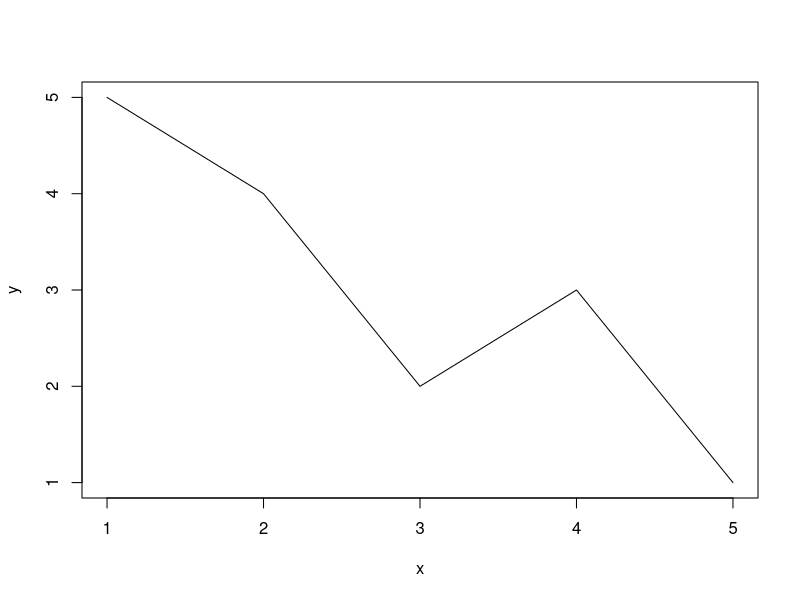
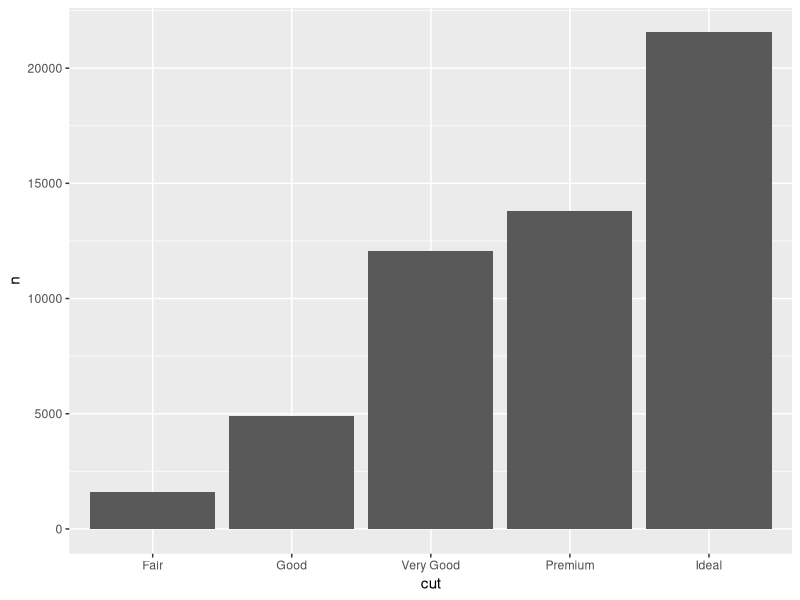

Reproduce these figures in R, in order. (Note: this script raises an error after producing the figures.)
## ---- chunk 1
knitr::opts_chunk$set(echo = TRUE)
## ---- chunk 2
v <- c(TRUE, FALSE, TRUE, TRUE, FALSE)
v <- c("python", "mathlab", "R") 
v <- c(6, 5, 4, 3, 2, 1)
## ---- chunk 3
which(v == 3)
## ---- chunk 4
studentID <- c(1, 2, 3, 4)
age <- c(17, 18, 16, 19)
gender <-c("M", "F", "M", "M")
studentData <- data.frame(studentID, age, gender)
## ---- chunk 5
rownames(studentData) <- c("A", "B", "C", "D")
## ---- chunk 6
colnames(studentData) <- c("ID", "age", "gender")
studentData
## ---- chunk 7
x <- c(1:5)
eps <- rnorm(5)
y <- 2*x + eps
mod <- lm(y ~ x)
## ---- chunk 8
summary(mod)
## ---- chunk 9
g <- "My List"
h <- c(2, 3, 5, 7)
j <- matrix(1:10, nrow = 5, byrow = FALSE)
k <- c("one", "two", "three")
mylist <- list(title = g, ages = h, j, k)
## ---- chunk 10
mylist[[2]]
## ---- chunk 11
mylist$ages
mylist[[1]] 
## ---- chunk 12
y <- c(5, 4, 2, 3, 1) 
x <- c(1, 2, 3, 4, 5)
plot(x, y, type = "l")
## ---- chunk 13
rnorm(5, mean = 0, sd = 1) # 5 random numbers from N(0, 1)
## ---- chunk 14
round(2.333333, 2)
## ---- chunk 15
func <- function(x1, x2) {
   y <- 3 * x1^2 + 3 * x2^2 - 2* x1^2 *x2
   return(y)
}
func(1, 2)
## ---- chunk 16
v <- c(1, 2, 4, 3) 
w <- c(0, 0, 0, 0) 
t <- 0

for (i in v) {
  t <- t + 1
  w[t] <- w[t] + i 
  print(w)
}

w
## ---- chunk 17
i <- 1
while (i <= 10) {
  print(i)
  i <- i + 1
}
## ---- chunk 18
alphabet <- LETTERS[1:6] 
for (i in alphabet) {
  if(i == 'D') {
    next 
  }
 print(i) 
}
## ---- chunk 19
alphabet <- LETTERS[7:12] 
for (i in alphabet) {
  if (i == 'K') {
    break 
  }
  print(i) 
}
## ---- chunk 20
f <- function(x) {
  ts <- 2*x^2
  return(ts)
}

ii <- matrix(1:4, nrow = 1)
apply(ii, 1, f)
## ---- chunk 21
df <- read.table("mtcars.txt", header = TRUE)
head(df) # Show the first 6 rows. 
## ---- chunk 22
library(tidyverse)
## ---- chunk 23
# table4a documents the number 
# of documented TB cases in 
# Afghanistan, Brazil and China
table4a
## ---- chunk 24
table4a %>% 
  pivot_longer(c(`1999`, `2000`), 
               names_to = "year", values_to = "cases")
## ---- chunk 25
table2 %>% head(5)
## ---- chunk 26
table2 %>%
    pivot_wider(names_from = type, values_from = count)
## ---- chunk 27
head(diamonds)
## ---- chunk 28
diamonds %>%
  select(color) %>%
  head()
## ---- chunk 29
# Equivalent to...
head(diamonds$color)
## ---- chunk 30
diamonds %>%
  select(-color)
## ---- chunk 31
conflicted::conflicts_prefer(dplyr::filter)
## ---- chunk 32
diamonds %>%
  filter(price > 335)
## ---- chunk 33
diamonds %>%
  filter(price > 335 & depth < 64)
## ---- chunk 34
diamonds %>%
  filter(cut == "Very Good" | cut == "Fair")
## ---- chunk 35
diamonds %>%
  select(price) %>%
  filter(price > 335)
## ---- chunk 36
diamonds %>%
  arrange(price)
## ---- chunk 37
diamonds %>%
  arrange(-price)
## ---- chunk 38
diamonds %>%
  arrange(price, cut)
## ---- chunk 39
diamonds %>%
  filter(table < 340) %>%
  select(carat, cut, price) %>%
  arrange(price, cut)
## ---- chunk 40
diamonds %>%
  mutate(affordable = price < 400) 
## ---- chunk 41
diamonds %>%
  mutate(affordable = case_when(price<400 ~ "affordable", 
                                TRUE ~ "not affordable")) 
## ---- chunk 42
diamonds %>%
  group_by(cut) %>%
  summarise(n = n())
## ---- chunk 43
diamonds %>%
  group_by(cut) %>%
  summarise(n = n(), price_avg = mean(price))
## ---- chunk 44
diamonds %>%
  group_by(cut) %>%
  summarise(n = n(), price_avg = mean(price)) %>%
  ungroup() %>%
  mutate(prop = n/sum(n))
## ---- chunk 45
diamonds %>%
  group_by(cut) %>%
  summarise(n = n(), price_avg = mean(price)) %>%
  ungroup() %>%
  mutate(prop = scales::percent(n/sum(n)))
## ---- chunk 46
diamonds %>%
  group_by(cut) %>%
  summarise(n = n(), price_avg = mean(price)) %>%
  ggplot() +
  geom_bar(aes(x = cut, y = n), stat = "identity")
## ---- chunk 47
library(tidyverse)
library(palmerpenguins)
## ---- chunk 48
head(penguins)
## ---- chunk 49
pdata <- penguins %>%
  filter(species == "Adelie")
## ---- chunk 50
ggplot(data = pdata, aes(x = flipper_length_mm, y = body_mass_g))
## ---- chunk 51
ggplot(data = pdata, aes(x = flipper_length_mm, y = body_mass_g)) +
  geom_point()
## ---- chunk 52
ggplot(data = pdata, aes(x = flipper_length_mm, y = body_mass_g)) +
  geom_point() + 
  xlab("Flipper length (mm)") +
  ylab("Body mass (g)")
## ---- chunk 53
ggplot(data = pdata, aes(x = flipper_length_mm, y = body_mass_g)) +
  geom_point() + 
  xlab("Flipper length (mm)") +
  ylab("Body mass (g)") +
  labs(title = "Penguin size, Palmer Station LTER")
## ---- chunk 54
ggplot(data = pdata, aes(x = flipper_length_mm, y = body_mass_g)) +
  geom_point() + 
  xlab("Flipper length (mm)") +
  ylab("Body mass (g)") +
  labs(title = "Penguin size, Palmer Station LTER",
       subtitle = "Flipper length and body mass for Adelie")
## ---- chunk 55
ggplot(data = pdata, aes(x = flipper_length_mm, y = body_mass_g)) +
  geom_point(color = "darkorange") + 
  xlab("Flipper length (mm)") +
  ylab("Body mass (g)") +
  labs(title = "Penguin size, Palmer Station LTER",
       subtitle = "Flipper length and body mass for Adelie")
## ---- chunk 56
ggplot(data = pdata, aes(x = flipper_length_mm, y = body_mass_g)) +
  geom_point(color = "darkorange",
             size = 3, 
             alpha = 0.8) + 
  xlab("Flipper length (mm)") +
  ylab("Body mass (g)") +
  labs(title = "Penguin size, Palmer Station LTER",
       subtitle = "Flipper length and body mass for Adelie")
## ---- chunk 57
ggplot(data = penguins, aes(x = flipper_length_mm, y = body_mass_g, color = species)) +
  geom_point(size = 3, alpha = 0.8) + 
  xlab("Flipper length (mm)") +
  ylab("Body mass (g)") +
  labs(title = "Penguin size, Palmer Station LTER",
       subtitle = "Flipper length and body mass for Adelie")
## ---- chunk 58
ggplot(data = penguins, aes(x = flipper_length_mm, y = body_mass_g, color = species)) +
  geom_point(size = 3, alpha = 0.8) +
  scale_color_manual(values = c("darkorange","purple","cyan4")) + 
  xlab("Flipper length (mm)") +
  ylab("Body mass (g)") +
  labs(title = "Penguin size, Palmer Station LTER",
       subtitle = "Flipper length and body mass for Adelie")
## ---- chunk 59
ggplot(data = penguins, aes(x = flipper_length_mm, y = body_mass_g, color = species)) +
  geom_point(size = 3, alpha = 0.8) +
  scale_color_manual(values = c("darkorange","purple","cyan4")) + 
  xlab("Flipper length (mm)") +
  ylab("Body mass (g)") +
  labs(title = "Penguin size, Palmer Station LTER",
       subtitle = "Flipper length and body mass for Adelie") +
  theme_bw()
## ---- chunk 60
ggplot(data = penguins, aes(x = flipper_length_mm, y = body_mass_g, color = species)) +
  geom_point(size = 3, alpha = 0.8) +
  xlab("Flipper length (mm)") +
  ylab("Body mass (g)") +
  labs(title = "Penguin size, Palmer Station LTER",
       subtitle = "Flipper length and body mass for Adelie") +
  theme_bw() +
  scale_color_viridis_d()
## ---- chunk 61
ggplot(data = penguins, aes(x = flipper_length_mm, fill = species)) +
  geom_histogram(alpha = 0.8) +
  scale_fill_manual(values = c("darkorange","purple","cyan4")) +
  xlab("Flipper length (mm)") +
  ylab("Frequency") +
  labs(title = "Penguin flipper lengths") +
  theme_bw() 
## ---- chunk 62
ggplot(data = penguins, aes(x = flipper_length_mm, fill = species)) +
  geom_histogram(binwidth = 1, alpha = 0.8) +
  scale_fill_manual(values = c("darkorange","purple","cyan4")) +
  xlab("Flipper length (mm)") +
  ylab("Frequency") +
  labs(title = "Penguin flipper lengths") +
  theme_bw() 
## ---- chunk 63
ggplot(data = penguins, aes(x = species, y = flipper_length_mm)) +
  geom_boxplot(show.legend = FALSE) +
  xlab("Flipper length (mm)") +
  ylab("Frequency") +
  labs(title = "Penguin flipper lengths") +
  theme_bw() 
## ---- chunk 64
gplot <- penguins %>% 
  group_by(species) %>% 
  tally() %>% 
  mutate(prop = n / sum(n))
gplot
## ---- chunk 65
ggplot(data = gplot, aes(x = species, y = prop))  + 
  geom_bar(stat = "identity") + 
  xlab("Species") +
  ylab("Proportions") +
  labs(title = "Penguin species") +
  theme_bw() 
## ---- chunk 66
ggplot(penguins, aes(x = flipper_length_mm, y = body_mass_g)) +
  geom_point(aes(color = sex)) +
  scale_color_manual(values = c("darkorange","cyan4"), na.translate = FALSE) +
  labs(title = "Penguin flipper and body mass",
       subtitle = "Dimensions for male and female Adelie, Chinstrap and Gentoo Penguins at Palmer Station LTER",
       x = "Flipper length (mm)",
       y = "Body mass (g)",
       color = "Penguin sex") +
  facet_wrap(~species)
